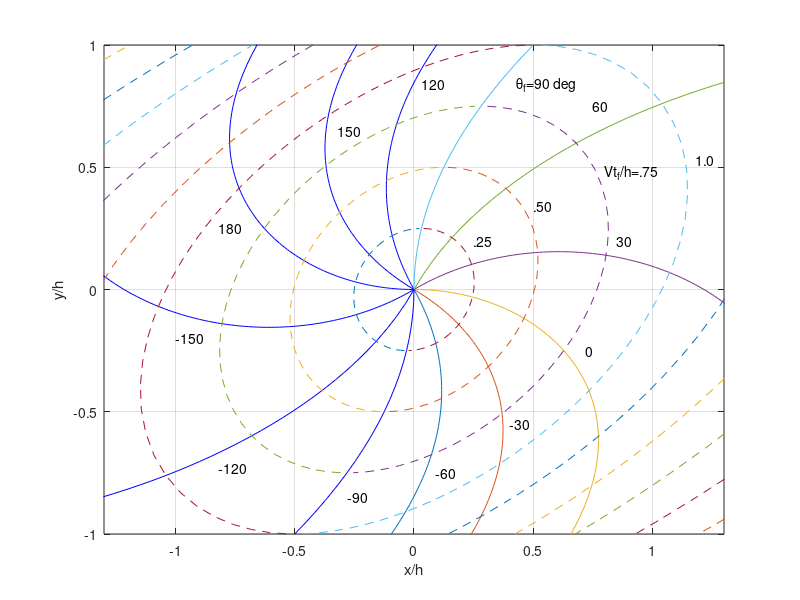
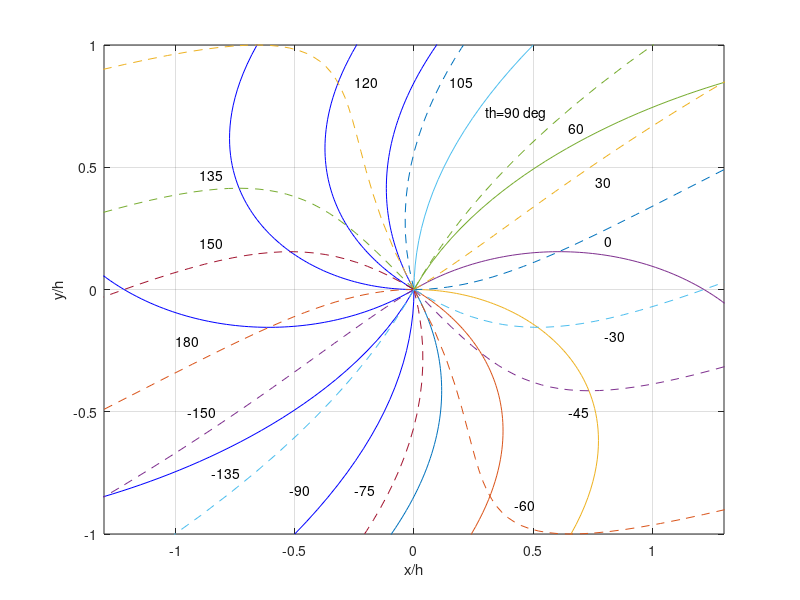

Recreate these plots in MATLAB, in order.
% Script e07_2_1.m; family of min time paths to x=y=0 with uc=-Vy/h (DP 
% soln. of Zerm. Pb.);                                   12/96, 6/24/02
%
c=pi/180; figure(1); clf; figure(2); clf; thf1=c*[-60:30:60];
N=length(thf1);
for i=1:N, thf=thf1(i); th0=atan(tan(thf)-2.5); dth=(thf-th0)/100;
   th=[thf:-dth:th0]; ta=tan(th); M=length(th); un=ones(1,M);
   se=un./cos(th); sef=un/cos(thf); taf=un*tan(thf); t=taf-ta; 
   y=sef-se; x=(sef.*t-ta.*y+asinh(taf)-asinh(ta))/2;
   figure(1); plot(x,y,-x,-y,'b'); hold on
   figure(2); plot(x,y,-x,-y,'b'); hold on 
end
clear x y; y=[0:.05:1]; x=y.^2/2; plot(x,y,-x,-y,'b'); figure(1);
plot(x,y,-x,-y,'b'); grid; axis([-1.3 1.3 -1 1]); ylabel('y/h')
xlabel('x/h'); figure(2); grid; axis([-1.3 1.3 -1 1]); ylabel('y/h')
xlabel('x/h')
%
% Contours of constant time-to-go, tf:
clear; c=pi/180; thf1=c*[88:-4:-88]; un=ones(1,length(thf1));
taf=tan(thf1); sef=un./cos(thf1); t01=[.25:.25:2.25];
for i=1:9, 
   ta0=taf-t01(i)*un; th0=atan(ta0); se0=un./cos(th0); y0=sef-se0;
   tf=taf-ta0; x0=(sef.*tf-ta0.*y0+asinh(taf)-asinh(ta0))/2;
   figure(1); plot(x0,y0,'--',-x0,-y0,'--');
end; hold off
text(1.18,.53,'1.0'); text(.8,.48,'Vt_f/h=.75'); text(.5,.34,'.50')
text(.25,.2,'.25'); text(.43,.84,'\theta_f=90 deg'); text(.75,.75,'60')
text(.85,.2,'30'); text(.72,-.25,'0'); text(.4,-.55,'-30')
text(.09,-.75,'-60'); text(-.28,-.85,'-90'); text(-.82,-.73,'-120')
text(-1,-.2,'-150'); text(-.82,.25,'180'); text(-.32,.65,'150')
text(.03,.84,'120')
%
% Contours of constant control, th0:
clear; c=pi/180; th01=c*[-75 -60 -45 -30 0  30 60]; 
thf1=c*[-65 25 30 50 60 70 80];  N=length(th01);
for i=1:N, th0=th01(i); dthf=(thf1(i)-th0)/30; 
   thf=[th0:dthf:thf1(i)]; un=ones(1,length(thf)); taf=tan(thf);
   ta0=tan(th0)*un; tf=taf-ta0; se0=un/cos(th0); sef=un./cos(thf);
   y0=sef-un/cos(th0); 
   x0=(sef.*tf-ta0.*(sef-se0)+asinh(taf)-asinh(ta0))/2;
   figure(2); plot(x0,y0,'--',-x0,-y0,'--');
end; hold off
text(.3,.72,'th=90 deg'); text(.65,.66,'60');text(.76,.44,'30')
text(.8,.2,'0'); text(.8,-.19,'-30'); text(.65,-.5,'-45')
text(.42,-.88,'-60'); text(-.25,-.82,'-75');text(-.52,-.82,'-90')
text(-.85,-.75,'-135'); text(-.95,-.5,'-150'); text(-1,-.21,'180')
text(-.9,.19,'150'); text(-.9,.47,'135'); text(-.25,.85,'120')
text(.15,.85,'105') 

	
